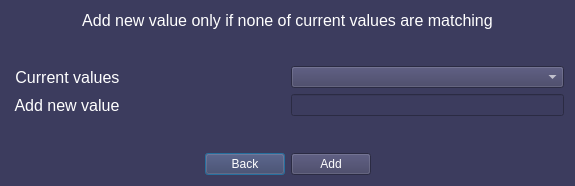
<?xml version="1.0" encoding="UTF-8"?>
<ui version="4.0">
 <class>Dialog</class>
 <widget class="QDialog" name="Dialog">
  <property name="geometry">
   <rect>
    <x>0</x>
    <y>0</y>
    <width>575</width>
    <height>186</height>
   </rect>
  </property>
  <property name="windowTitle">
   <string>Dialog</string>
  </property>
  <property name="styleSheet">
   <string notr="true">background-color: rgba(60,60,94,255);
color:rgb(255,255,255)</string>
  </property>
  <layout class="QVBoxLayout" name="verticalLayout">
   <item>
    <widget class="QLabel" name="label">
     <property name="sizePolicy">
      <sizepolicy hsizetype="Minimum" vsizetype="Preferred">
       <horstretch>0</horstretch>
       <verstretch>0</verstretch>
      </sizepolicy>
     </property>
     <property name="font">
      <font>
       <pointsize>12</pointsize>
      </font>
     </property>
     <property name="styleSheet">
      <string notr="true">color: rgb(255, 255, 255);</string>
     </property>
     <property name="text">
      <string>Add new value only if none of current values are matching</string>
     </property>
     <property name="scaledContents">
      <bool>false</bool>
     </property>
     <property name="alignment">
      <set>Qt::AlignCenter</set>
     </property>
     <property name="wordWrap">
      <bool>true</bool>
     </property>
    </widget>
   </item>
   <item>
    <spacer name="verticalSpacer_2">
     <property name="orientation">
      <enum>Qt::Vertical</enum>
     </property>
     <property name="sizeHint" stdset="0">
      <size>
       <width>20</width>
       <height>40</height>
      </size>
     </property>
    </spacer>
   </item>
   <item>
    <layout class="QHBoxLayout" name="horizontalLayout">
     <item>
      <widget class="QLabel" name="label_3">
       <property name="sizePolicy">
        <sizepolicy hsizetype="Minimum" vsizetype="Preferred">
         <horstretch>0</horstretch>
         <verstretch>0</verstretch>
        </sizepolicy>
       </property>
       <property name="font">
        <font>
         <pointsize>12</pointsize>
        </font>
       </property>
       <property name="styleSheet">
        <string notr="true">color: rgb(255, 255, 255);</string>
       </property>
       <property name="text">
        <string> Current values</string>
       </property>
       <property name="scaledContents">
        <bool>false</bool>
       </property>
       <property name="alignment">
        <set>Qt::AlignLeading|Qt::AlignLeft|Qt::AlignVCenter</set>
       </property>
       <property name="wordWrap">
        <bool>true</bool>
       </property>
      </widget>
     </item>
     <item>
      <widget class="QComboBox" name="comboBox"/>
     </item>
    </layout>
   </item>
   <item>
    <layout class="QHBoxLayout" name="horizontalLayout_3">
     <item>
      <widget class="QLabel" name="label_2">
       <property name="sizePolicy">
        <sizepolicy hsizetype="Expanding" vsizetype="Minimum">
         <horstretch>0</horstretch>
         <verstretch>0</verstretch>
        </sizepolicy>
       </property>
       <property name="minimumSize">
        <size>
         <width>50</width>
         <height>0</height>
        </size>
       </property>
       <property name="font">
        <font>
         <pointsize>12</pointsize>
        </font>
       </property>
       <property name="styleSheet">
        <string notr="true">color: rgb(255, 255, 255);</string>
       </property>
       <property name="text">
        <string> Add new value</string>
       </property>
       <property name="scaledContents">
        <bool>false</bool>
       </property>
       <property name="alignment">
        <set>Qt::AlignLeading|Qt::AlignLeft|Qt::AlignVCenter</set>
       </property>
       <property name="wordWrap">
        <bool>true</bool>
       </property>
      </widget>
     </item>
     <item>
      <widget class="QLineEdit" name="lineEdit">
       <property name="sizePolicy">
        <sizepolicy hsizetype="Expanding" vsizetype="Minimum">
         <horstretch>0</horstretch>
         <verstretch>0</verstretch>
        </sizepolicy>
       </property>
       <property name="minimumSize">
        <size>
         <width>30</width>
         <height>0</height>
        </size>
       </property>
      </widget>
     </item>
    </layout>
   </item>
   <item>
    <spacer name="verticalSpacer">
     <property name="orientation">
      <enum>Qt::Vertical</enum>
     </property>
     <property name="sizeHint" stdset="0">
      <size>
       <width>20</width>
       <height>40</height>
      </size>
     </property>
    </spacer>
   </item>
   <item>
    <layout class="QHBoxLayout" name="horizontalLayout_2">
     <item>
      <spacer name="horizontalSpacer">
       <property name="orientation">
        <enum>Qt::Horizontal</enum>
       </property>
       <property name="sizeHint" stdset="0">
        <size>
         <width>40</width>
         <height>20</height>
        </size>
       </property>
      </spacer>
     </item>
     <item>
      <widget class="QPushButton" name="not_ok">
       <property name="styleSheet">
        <string notr="true">QPushButton#exit{
border-radius :10px;
color: rgb(0,0,0);
background-color: rgba(27,255,255,255);}
QPushButton#back::hover{border: 1px solid black;
font: 12pt &quot;Ubuntu&quot;;}</string>
       </property>
       <property name="text">
        <string>Back</string>
       </property>
      </widget>
     </item>
     <item>
      <widget class="QPushButton" name="ok_button">
       <property name="styleSheet">
        <string notr="true">QPushButton#exit{
border-radius :10px;
color: rgb(0,0,0);
background-color: rgba(27,255,255,255);}
QPushButton#back::hover{border: 1px solid black;
font: 12pt &quot;Ubuntu&quot;;}</string>
       </property>
       <property name="text">
        <string>Add</string>
       </property>
      </widget>
     </item>
     <item>
      <spacer name="horizontalSpacer_2">
       <property name="orientation">
        <enum>Qt::Horizontal</enum>
       </property>
       <property name="sizeHint" stdset="0">
        <size>
         <width>40</width>
         <height>20</height>
        </size>
       </property>
      </spacer>
     </item>
    </layout>
   </item>
  </layout>
 </widget>
 <resources/>
 <connections/>
</ui>
